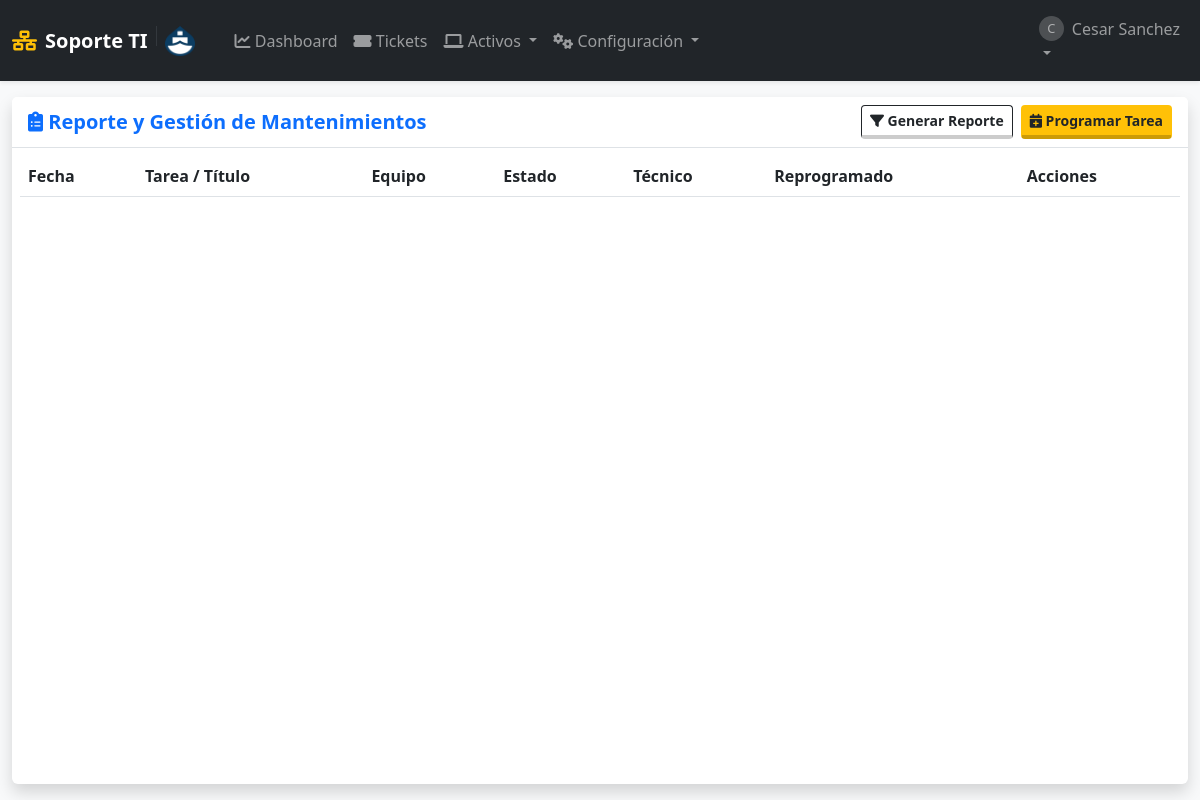
/mantenimientos (signed in), run on an earlier commit of the app's database.
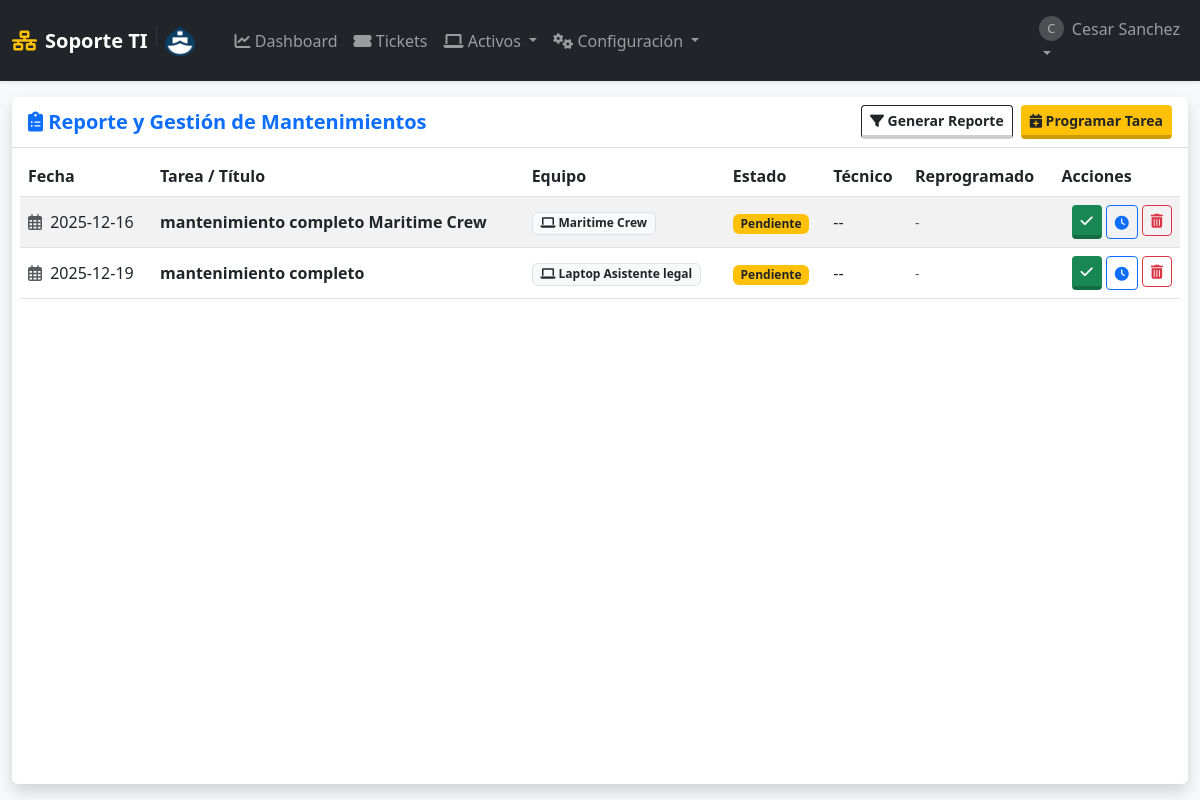
And on a later commit of the database.
### tables this page shows
CREATE TABLE mantenimientos (
            id INTEGER PRIMARY KEY AUTOINCREMENT,
            equipo_id INTEGER NOT NULL,
            titulo TEXT NOT NULL,
            fecha_programada DATE NOT NULL,
            estado TEXT DEFAULT 'Pendiente',
            tecnico_asignado_id INTEGER, motivo_reprogramacion TEXT,
            FOREIGN KEY (equipo_id) REFERENCES equipos (id) ON DELETE CASCADE,
            FOREIGN KEY (tecnico_asignado_id) REFERENCES usuarios (id) ON DELETE SET NULL
        );

CREATE TABLE equipos (
            id INTEGER PRIMARY KEY AUTOINCREMENT,
            nombre_equipo TEXT UNIQUE NOT NULL,
            tipo TEXT,
            marca_modelo TEXT,
            numero_serie TEXT UNIQUE,
            fecha_adquisicion DATE,
            usuario_asignado_id INTEGER,
            notas TEXT, procesador TEXT, memoria_ram TEXT, tipo_ram TEXT, disco_duro TEXT, tipo_disco TEXT, fecha_compra DATE, color TEXT,
            FOREIGN KEY (usuario_asignado_id) REFERENCES usuarios (id) ON DELETE SET NULL
        );

### app.py (the view)
@app.route('/mantenimientos')
@login_required
def lista_mantenimientos():
    db = get_db()
    f_inicio = request.args.get('fecha_inicio')
    f_fin = request.args.get('fecha_fin')
    f_estado = request.args.get('estado')
    f_equipo = request.args.get('equipo_id')
    query = """
        SELECT m.*, e.nombre_equipo, u.username as tecnico
        FROM mantenimientos m
        JOIN equipos e ON m.equipo_id = e.id
        LEFT JOIN usuarios u ON m.tecnico_asignado_id = u.id
        WHERE 1=1
    """
    params = []
    if f_inicio and f_fin:
        query += " AND m.fecha_programada BETWEEN ? AND ?"
        params.extend([f_inicio, f_fin])
    if f_estado and f_estado != 'Todos':
        query += " AND m.estado = ?"
        params.append(f_estado)
    if f_equipo and f_equipo != 'Todos':
        query += " AND m.equipo_id = ?"
        params.append(f_equipo)
    query += " ORDER BY m.fecha_programada ASC"
    mantenimientos = db.execute(query, params).fetchall()
    equipos = db.execute("SELECT id, nombre_equipo FROM equipos ORDER BY nombre_equipo").fetchall()
    return render_template('mantenimientos.html', mantenimientos=mantenimientos, equipos=equipos)

### app.py (called while the page is built)
def get_db():
    if 'db' not in g:
        g.db = sqlite3.connect(app.config['DB_FILE'])
        g.db.row_factory = sqlite3.Row
        g.db.execute("PRAGMA foreign_keys = ON")
    return g.db

def login_required(f):
    @wraps(f)
    def decorated_function(*args, **kwargs):
        if 'user_id' not in session:
            flash('Por favor, inicia sesión.', 'warning')
            return redirect(url_for('login'))
        return f(*args, **kwargs)
    return decorated_function

### templates/mantenimientos.html (shortened to what the changed rows need)
{% extends "layout.html" %}
{% block content %}
<div class="card shadow h-100 border-0">
    <div class="card-body p-2">
        <table class="table table-striped table-hover tabla-enterprise w-100 align-middle">
            <thead>
                <tr>
                    <th>Fecha</th>
                    <th>Tarea / Título</th>
                    <th>Equipo</th>
                    <th>Estado</th>
                    <th>Técnico</th>
                    <th>Reprogramado</th>
                    <th>Acciones</th>
                </tr>
            </thead>
            <tbody>
                {% for mant in mantenimientos %}
                <tr>
                    <td data-order="{{ mant.fecha_programada }}">
                        <i class="far fa-calendar-alt text-muted me-1"></i>
                        {{ mant.fecha_programada }}
                    </td>
                    <td class="fw-bold">{{ mant.titulo }}</td>
                    <td>
                        <span class="badge bg-light text-dark border">
                            <i class="fas fa-laptop"></i> {{ mant.nombre_equipo }}
                        </span>
                    </td>
                    <td>
                        {% if mant.estado == 'Pendiente' %}
                            <span class="badge bg-warning text-dark">Pendiente</span>
                        {% else %}
                            <span class="badge bg-success">Realizado</span>
                        {% endif %}
                    </td>
                    <td>{{ mant.tecnico or '--' }}</td>
                    <td>
                        {% if mant.motivo_reprogramacion %}
                            <span class="text-danger small" title="{{ mant.motivo_reprogramacion }}">
                                <i class="fas fa-exclamation-triangle"></i> Sí
                            </span>
                        {% else %}
                            <span class="text-muted small">-</span>
                        {% endif %}
                    </td>
                    <td class="text-end">
                        <div class="d-flex gap-1 justify-content-end">
                            {% if mant.estado == 'Pendiente' %}
                                <form action="{{ url_for('completar_mantenimiento', mant_id=mant.id) }}" method="POST">
                                    <button class="btn btn-success btn-sm" title="Marcar Realizado">
                                        <i class="fas fa-check"></i>
                                    </button>
                                </form>
                                <button type="button" class="btn btn-outline-primary btn-sm" data-bs-toggle="modal" data-bs-target="#modalReprogramar{{ mant.id }}" title="Reprogramar">
                                    <i class="fas fa-clock"></i>
                                </button>
                            {% endif %}
                            {% if session['role'] == 'admin' %}
                                <form action="{{ url_for('eliminar_mantenimiento', mant_id=mant.id) }}" method="POST" onsubmit="return confirm('¿Borrar tarea permanentemente?');">
                                    <button class="btn btn-outline-danger btn-sm" title="Eliminar">
                                        <i class="fas fa-trash-alt"></i>
                                    </button>
                                </form>
                            {% endif %}
                        </div>
                    </td>
                </tr>
                {% endfor %}
            </tbody>
        </table>
    </div>
</div>
{% endblock %}

What changed in the data, as far as the page shows it:
added mantenimientos: fecha_programada "2025-12-16", titulo "mantenimiento completo Maritime Crew", nombre_equipo "Maritime Crew", estado "Pendiente", tecnico "--"
added mantenimientos: fecha_programada "2025-12-19", titulo "mantenimiento completo", nombre_equipo "Laptop Asistente legal", estado "Pendiente", tecnico "--"
